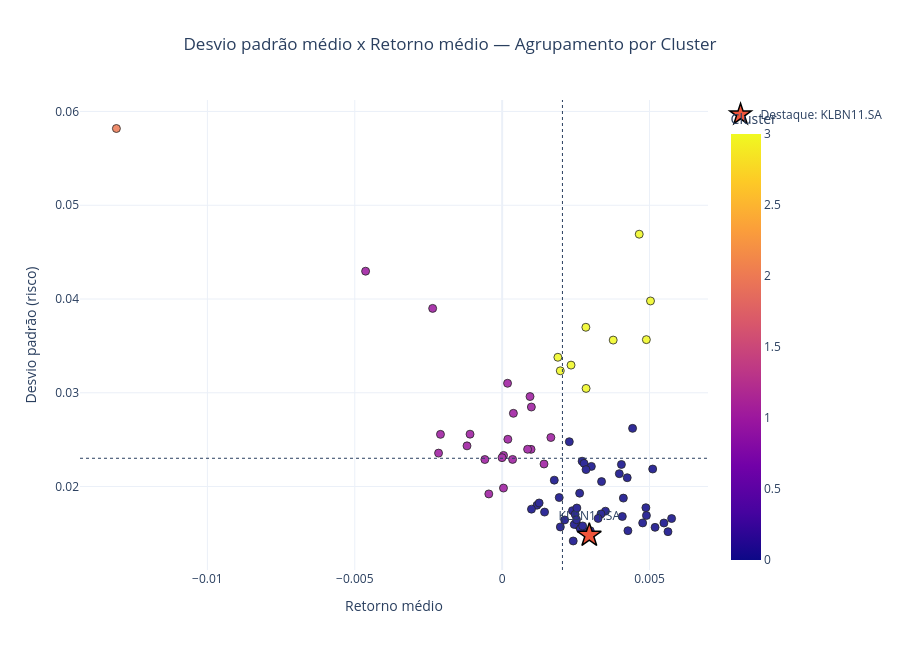

Notebook source saved alongside this figure:
### Code cell
ticker_destacado = 'KLBN11.SA'


# =====================
# BASE SCATTER
# =====================

fig = px.scatter(
    df_plot,
    x='ret_mean',
    y='ret_std',
    color='cluster',
    hover_name='Ticker',
    custom_data=['cluster'],
    render_mode='svg',  # melhora resolução vetorial
    template='plotly_white',
    height=650,
    title='Desvio padrão médio x Retorno médio — Agrupamento por Cluster',
    labels={
        'ret_mean': 'Retorno médio',
        'ret_std': 'Desvio padrão (risco)',
        'cluster': 'Cluster'
    }
)

# =====================
# MELHORIA VISUAL DOS PONTOS
# =====================

fig.update_traces(
    marker=dict(
        size=8,
        line=dict(width=0.8, color='black')
    ),
    opacity=0.85,
    hovertemplate=
        '<b>%{hovertext}</b><br>' +
        'Retorno médio: %{x:.4f}<br>' +
        'Desvio padrão: %{y:.4f}<br>' +
        'Cluster: %{customdata[0]}<extra></extra>'
)


# =====================
# LINHAS DE REFERÊNCIA NA MÉDIA GLOBAL
# =====================

fig.add_vline(
    x=df_plot['ret_mean'].mean(),
    line_width=1,
    line_dash="dot"
)

fig.add_hline(
    y=df_plot['ret_std'].mean(),
    line_width=1,
    line_dash="dot"
)


# =====================
# DESTAQUE DO TICKER
# =====================

df_highlight = df_plot.loc[df_plot['Ticker'].eq(ticker_destacado)]

fig.add_trace(
    go.Scatter(
        x=df_highlight['ret_mean'],
        y=df_highlight['ret_std'],
        mode='markers+text',
        marker=dict(
            size=18,
            symbol='star',
            line=dict(width=1.5, color='black')
        ),
        text=df_highlight['Ticker'],
        textposition='top center',
        name=f'Destaque: {ticker_destacado}',
        hovertemplate=
            '<b>%{text}</b><br>' +
            'Retorno médio: %{x:.4f}<br>' +
            'Desvio padrão: %{y:.4f}<extra></extra>'
    )
)


# =====================
# LAYOUT FINAL
# =====================

fig.update_layout(
    title=dict(
        text='Desvio padrão médio x Retorno médio — Agrupamento por Cluster',
        x=0.5
    ),
    legend_title=None,
    template='plotly_white',
    height=650
)

fig.update_xaxes(showgrid=True)
fig.update_yaxes(showgrid=True)


fig.show()

### Figure 1 — Plotly figure (JSON) as saved in the notebook; plotly's stock layout.template omitted (floating-point values rounded to 4 significant figures)
{"data": [{"customdata": [[0], [0], [3], [1], [3], [0], [1], [0], [0], [0], [1], [0], [0], [0], [3], [1], [1], [3], [0], [0], [1], [1], [0], [3], [3], [1], [0], [0], [0], [0], [0], [0], [0], [0], [2], [1], [0], [0], [0], [0], [0], [0], [1], [3], [3], [0], [0], [0], [1], [1], [1], [0], [0], [0], [1], [1], [1], [1], [0], [0], [0], [0], [1], [0], [0], [0], [1], [0], [0], [0], [3], [0], [1], [0], [0], [1]], "hovertemplate": "<b>%{hovertext}</b><br>Retorno médio: %{x:.4f}<br>Desvio padrão: %{y:.4f}<br>Cluster: %{customdata[0]}<extra></extra>", "hovertext": ["ABEV3.SA", "ALOS3.SA", "ASAI3.SA", "AURE3.SA", "AXIA3.SA", "AXIA6.SA", "AZZA3.SA", "B3SA3.SA", "BBDC3.SA", "BBDC4.SA", "BEEF3.SA", "BPAC11.SA", "BRAP4.SA", "BRAV3.SA", "BRKM5.SA", "CEAB3.SA", "CMIN3.SA", "COGN3.SA", "CPFE3.SA", "CPLE5.SA", "CSAN3.SA", "CSNA3.SA", "CURY3.SA", "CVCB3.SA", "CYRE3.SA", "DIRR3.SA", "EGIE3.SA", "EMBJ3.SA", "ENEV3.SA", "ENGI11.SA", "EQTL3.SA", "FLRY3.SA", "GGBR4.SA", "GOAU4.SA", "HAPV3.SA", "HYPE3.SA", "IGTI11.SA", "IRBR3.SA", "ISAE4.SA", "ITSA4.SA", "ITUB4.SA", "KLBN11.SA", "LREN3.SA", "MBRF3.SA", "MGLU3.SA", "MOTV3.SA", "MRVE3.SA", "MULT3.SA", "NATU3.SA", "PCAR3.SA", "POMO4.SA", "PRIO3.SA", "PSSA3.SA", "RADL3.SA", "RAIL3.SA", "RAIZ4.SA", "RDOR3.SA", "RECV3.SA", "RENT3.SA", "SANB11.SA", "SBSP3.SA", "SLCE3.SA", "SMFT3.SA", "SUZB3.SA", "TAEE11.SA", "TIMS3.SA", "TOTS3.SA", "UGPA3.SA", "USIM5.SA", "VALE3.SA", "VAMO3.SA", "VBBR3.SA", "VIVA3.SA", "VIVT3.SA", "WEGE3.SA", "YDUQ3.SA"], "legendgroup": "", "marker": {"color": [0, 0, 3, 1, 3, 0, 1, 0, 0, 0, 1, 0, 0, 0, 3, 1, 1, 3, 0, 0, 1, 1, 0, 3, 3, 1, 0, 0, 0, 0, 0, 0, 0, 0, 2, 1, 0, 0, 0, 0, 0, 0, 1, 3, 3, 0, 0, 0, 1, 1, 1, 0, 0, 0, 1, 1, 1, 1, 0, 0, 0, 0, 1, 0, 0, 0, 1, 0, 0, 0, 3, 0, 1, 0, 0, 1], "coloraxis": "coloraxis", "line": {"color": "black", "width": 0.8}, "size": 8, "symbol": "circle"}, "mode": "markers", "name": "", "opacity": 0.85, "orientation": "v", "showlegend": false, "type": "scatter", "x": [0.005626, 0.003504, 0.002848, 4.475e-05, 0.001972, 0.004876, -0.0005869, 0.005107, 0.002577, 0.002384, -0.002093, 0.003372, 0.005749, 0.003027, 0.005033, -0.002357, 4.651e-05, 0.002337, 0.00287, 0.001768, 0.0003816, 0.0001836, 0.003975, 0.00465, 0.001891, 0.001653, 0.002446, 0.001181, 0.002713, 0.001439, 0.001974, 0.003353, 0.002652, 0.003255, -0.01309, 0.0003545, 0.002121, 0.002779, 0.002989, 0.004767, 0.004266, 0.002957, 0.0009806, 0.00284, 0.003767, 0.0009945, 0.004425, 0.002475, 0.0009914, -4.253e-06, -0.001193, 0.004895, 0.001255, 0.004243, 0.0008636, -0.004633, 0.001421, -0.0004531, 0.004046, 0.002629, 0.002732, 0.002411, -0.002158, 0.002846, 0.002522, 0.001937, -0.001089, 0.004112, 0.002279, 0.005488, 0.004892, 0.005188, 0.0001936, 0.002535, 0.004077, 0.0009457], "xaxis": "x", "y": [0.01519, 0.01737, 0.03046, 0.01984, 0.03234, 0.01774, 0.02288, 0.02187, 0.01584, 0.01743, 0.02556, 0.02053, 0.01659, 0.02215, 0.03979, 0.039, 0.02332, 0.03295, 0.01518, 0.02068, 0.02781, 0.03101, 0.02137, 0.04691, 0.03379, 0.02523, 0.01596, 0.01801, 0.0227, 0.01728, 0.01569, 0.01707, 0.01548, 0.0166, 0.05819, 0.02289, 0.01644, 0.02247, 0.01529, 0.01612, 0.01529, 0.01481, 0.02397, 0.03699, 0.03562, 0.01759, 0.02621, 0.01703, 0.02848, 0.02308, 0.02434, 0.01691, 0.01825, 0.02094, 0.02397, 0.04297, 0.02241, 0.01921, 0.02235, 0.01929, 0.0158, 0.0142, 0.02356, 0.02181, 0.01646, 0.01883, 0.02558, 0.01877, 0.02478, 0.01611, 0.03567, 0.01565, 0.02504, 0.01771, 0.01681, 0.0296], "yaxis": "y"}, {"hovertemplate": "<b>%{text}</b><br>Retorno médio: %{x:.4f}<br>Desvio padrão: %{y:.4f}<extra></extra>", "marker": {"line": {"color": "black", "width": 1.5}, "size": 18, "symbol": "star"}, "mode": "markers+text", "name": "Destaque: KLBN11.SA", "text": ["KLBN11.SA"], "textposition": "top center", "type": "scatter", "x": [0.002957], "y": [0.01481]}], "layout": {"coloraxis": {"colorbar": {"title": {"text": "Cluster"}}, "colorscale": [[0, "#0d0887"], [0.1111, "#46039f"], [0.2222, "#7201a8"], [0.3333, "#9c179e"], [0.4444, "#bd3786"], [0.5556, "#d8576b"], [0.6667, "#ed7953"], [0.7778, "#fb9f3a"], [0.8889, "#fdca26"], [1, "#f0f921"]]}, "height": 650, "legend": {"title": {}, "tracegroupgap": 0}, "shapes": [{"line": {"dash": "dot", "width": 1}, "type": "line", "x0": 0.002045, "x1": 0.002045, "xref": "x", "y0": 0, "y1": 1, "yref": "y domain"}, {"line": {"dash": "dot", "width": 1}, "type": "line", "x0": 0, "x1": 1, "xref": "x domain", "y0": 0.02301, "y1": 0.02301, "yref": "y"}], "title": {"text": "Desvio padrão médio x Retorno médio — Agrupamento por Cluster", "x": 0.5}, "xaxis": {"anchor": "y", "domain": [0, 1], "showgrid": true, "title": {"text": "Retorno médio"}}, "yaxis": {"anchor": "x", "domain": [0, 1], "showgrid": true, "title": {"text": "Desvio padrão (risco)"}}}}
